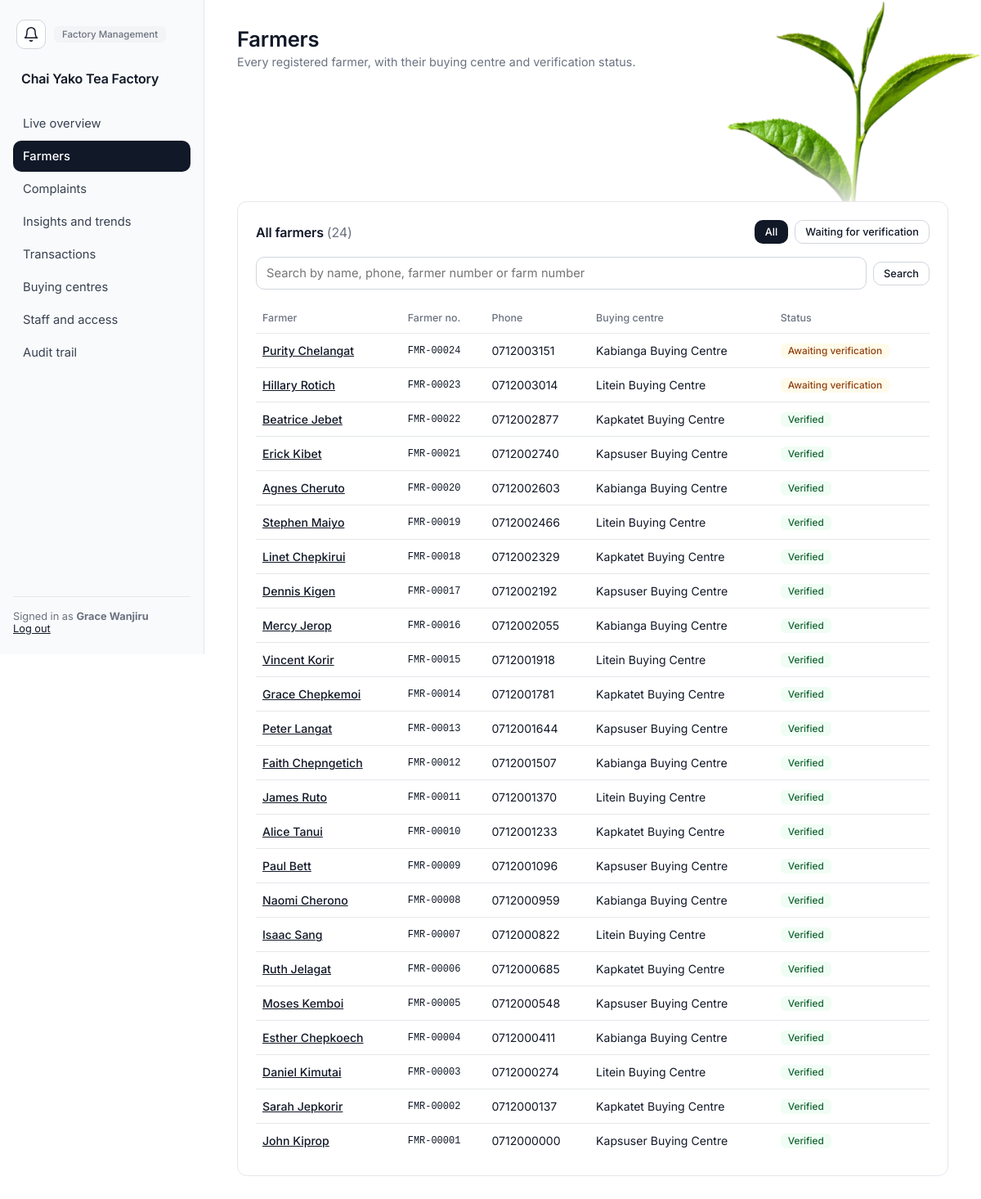
The page /farmers/ (signed in) on the database its author committed.
### app/models.py (models this page shows, shortened)
class Department(db.Model):
    __tablename__ = "departments"
    id = db.Column(db.Integer, primary_key=True)
    name = db.Column(db.String(100), unique=True, nullable=False)
    description = db.Column(db.String(255))
    status = db.Column(db.String(20), nullable=False, default="ACTIVE")
    created_at = db.Column(db.DateTime, nullable=False, default=utcnow)
    updated_at = db.Column(db.DateTime, nullable=False, default=utcnow, onupdate=utcnow)
    employees = db.relationship("Employee", back_populates="department")

class Employee(db.Model):
    __tablename__ = "employees"
    id = db.Column(db.Integer, primary_key=True)
    employee_number = db.Column(db.String(30), unique=True, nullable=False)
    first_name = db.Column(db.String(80), nullable=False)
    last_name = db.Column(db.String(80), nullable=False)
    phone = db.Column(db.String(30))
    email = db.Column(db.String(120))
    department_id = db.Column(db.Integer, db.ForeignKey("departments.id"), nullable=False, index=True)
    status = db.Column(db.String(20), nullable=False, default="ACTIVE")
    created_at = db.Column(db.DateTime, nullable=False, default=utcnow)
    updated_at = db.Column(db.DateTime, nullable=False, default=utcnow, onupdate=utcnow)
    department = db.relationship("Department", back_populates="employees")
    roles = db.relationship("Role", secondary=employee_roles, back_populates="employees")
    user = db.relationship("User", back_populates="employee", uselist=False)
    @property
    def full_name(self):
        return f"{self.first_name} {self.last_name}"

class Farmer(db.Model):
    __tablename__ = "farmers"
    id = db.Column(db.Integer, primary_key=True)
    farmer_number = db.Column(db.String(30), unique=True, nullable=False)
    first_name = db.Column(db.String(80), nullable=False)
    last_name = db.Column(db.String(80), nullable=False)
    phone = db.Column(db.String(30), unique=True, nullable=False)
    email = db.Column(db.String(120))
    identification_number = db.Column(db.String(30))
    address = db.Column(db.String(200))
    buying_centre_id = db.Column(db.Integer, db.ForeignKey("buying_centres.id"), nullable=False, index=True)
    status = db.Column(db.String(20), nullable=False, default="ACTIVE")
    registration_status = db.Column(db.String(30), nullable=False, default="PENDING_VERIFICATION")
    created_at = db.Column(db.DateTime, nullable=False, default=utcnow)
    updated_at = db.Column(db.DateTime, nullable=False, default=utcnow, onupdate=utcnow)
    buying_centre = db.relationship("BuyingCentre", back_populates="farmers")
    farms = db.relationship("Farm", back_populates="farmer", order_by="Farm.id")
    @property
    def full_name(self):
        return f"{self.first_name} {self.last_name}"

class BuyingCentre(db.Model):
    __tablename__ = "buying_centres"
    id = db.Column(db.Integer, primary_key=True)
    code = db.Column(db.String(10), unique=True, nullable=False)
    name = db.Column(db.String(120), nullable=False)
    location = db.Column(db.String(200))
    status = db.Column(db.String(20), nullable=False, default="ACTIVE")
    established_at = db.Column(db.Date)
    created_at = db.Column(db.DateTime, nullable=False, default=utcnow)
    updated_at = db.Column(db.DateTime, nullable=False, default=utcnow, onupdate=utcnow)
    farmers = db.relationship("Farmer", back_populates="buying_centre")
    scales = db.relationship("WeighingScale", back_populates="buying_centre")

### app/farmers.py (the view)
@farmers_bp.route("/")
@permission_required("VIEW_FARMER", "CREATE_FARMER")
def index():
    q = request.args.get("q", "").strip()
    status = request.args.get("status", "")
    query = _search(q)
    if status == "pending":
        query = query.filter(Farmer.registration_status == "PENDING_VERIFICATION")
    farmers = query.limit(100).all() if has_permission(current_user, "VIEW_FARMER") else []
    centres = BuyingCentre.query.filter_by(status="ACTIVE").order_by(BuyingCentre.name).all()
    return render_template("farmers/index.html", farmers=farmers, centres=centres, q=q, status=status)

### app/farmers.py (called while the page is built)
def _search(query_text):
    query = Farmer.query.outerjoin(Farm, Farm.farmer_id == Farmer.id)
    filters = []
    for term in rules.split_terms(query_text):
        like = f"%{term}%"
        filters.append(or_(
            Farmer.first_name.ilike(like), Farmer.last_name.ilike(like), Farmer.phone.ilike(like),
            Farmer.farmer_number.ilike(like), Farm.farm_number.ilike(like),
        ))
    if filters:
        query = query.filter(and_(*filters))
    return query.distinct().order_by(Farmer.created_at.desc())

### app/models.py (called while the page is built)
    @property
    def is_active(self):
        return self.status == "ACTIVE" and self.employee.status == "ACTIVE"

    @property
    def full_name(self):
        return self.employee.full_name

    @property
    def department(self):
        return self.employee.department

### app/navigation.py (called while the page is built)
def home_endpoint(user):
    for permission, endpoint in _HOME:
        if has_permission(user, permission):
            return endpoint
    return "notices.board"          # an account with no working role still gets somewhere

def nav_items(user):
    allowed = [(endpoint, label) for endpoint, label, rule in _NAV
               if rule(lambda name: has_permission(user, name))]
    home = home_endpoint(user)
    allowed.sort(key=lambda item: item[0] != home)      # stable: only the home item moves up
    return allowed

def home_url(user):
    return url_for(home_endpoint(user))

### app/permissions.py (called while the page is built)
def role_permission_names(user):
    cache = g.setdefault("_role_permissions", {})
    if user.id not in cache:
        cache[user.id] = {
            permission.name
            for role in user.employee.roles if role.status == "ACTIVE"
            for permission in role.permissions
        }
    return cache[user.id]

def active_delegations(user):
    cache = g.setdefault("_active_delegations", {})
    if user.id not in cache:
        now = utcnow()
        rows = Delegation.query.filter_by(delegate_employee_id=user.employee_id, status="ACTIVE").all()
        cache[user.id] = [
            d for d in rows
            if delegation_is_active(d.status, d.start_at, d.expires_at, d.withdrawn_at, now)
        ]
    return cache[user.id]

def permission_source(user, name):
    if user is None or not getattr(user, "is_authenticated", False):
        return None
    if name in role_permission_names(user):
        return ("role", None)
    for delegation in active_delegations(user):
        if delegation.permission.name == name:
            return ("delegation", delegation.id)
    return None

### app/templates/farmers/index.html (shortened to what this page needs)
{% extends "layout/base.html" %}
{% block content %}
<div class="topbar">
  <div class="greeting"><h1>Farmers</h1><p>Every registered farmer, with their buying centre and verification status.</p></div>
</div>
{% if can('VIEW_FARMER') %}
<div class="card">
  <div class="card-header">
    <h3>{% if status == 'pending' %}Waiting for verification{% else %}All farmers{% endif %} <span class="muted" style="font-weight:400;">({{ farmers|length }}{% if farmers|length == 100 %}+{% endif %})</span></h3>
    <div class="row">
      <a href="{{ url_for('farmers.index', q=q) }}" class="btn btn-sm {{ 'btn-outline' if status == 'pending' else 'btn-primary' }}">All</a>
      <a href="{{ url_for('farmers.index', q=q, status='pending') }}" class="btn btn-sm {{ 'btn-primary' if status == 'pending' else 'btn-outline' }}">Waiting for verification</a>
    </div>
  </div>
  <form method="GET" class="row" style="margin-bottom:16px;">
    <input type="text" name="q" value="{{ q }}" placeholder="Search by name, phone, farmer number or farm number" style="flex:1;">
    <button class="btn btn-outline btn-sm" type="submit">Search</button>
  </form>
  {% if farmers %}
  <div class="table-scroll">
    <table>
      <thead><tr><th>Farmer</th><th>Farmer no.</th><th>Phone</th><th>Buying centre</th><th>Status</th></tr></thead>
      <tbody>
        {% for f in farmers %}
        <tr>
          <td><a href="{{ url_for('farmers.detail', farmer_id=f.id) }}" style="font-weight:500; text-decoration:underline;">{{ f.full_name }}</a></td>
          <td class="mono">{{ f.farmer_number }}</td>
          <td>{{ f.phone }}</td>
          <td>{{ f.buying_centre.name }}</td>
          <td>
            {% if f.registration_status == 'VERIFIED' %}<span class="badge badge-good">Verified</span>
            {% elif f.registration_status == 'REJECTED' %}<span class="badge badge-damaged">Rejected</span>
            {% else %}<span class="badge badge-repair">Awaiting verification</span>{% endif %}
          </td>
        </tr>
        {% endfor %}
      </tbody>
    </table>
  </div>
  {% else %}
  <p class="empty-state">{% if q or status %}No farmers match.{% else %}No farmers registered yet.{% endif %}</p>
  {% endif %}
</div>
{% endif %}
{% endblock %}

### app/templates/layout/base.html (shortened to what this page needs)
<!DOCTYPE html>
<html lang="en">
<head>
<link rel="stylesheet" href="{{ url_for('static', filename='css/style.css') }}">
</head>
<body>
<div class="app-shell">
  <img class="leaf-corner" src="{{ url_for('static', filename='img/tea-leaf.png') }}" alt="" aria-hidden="true">
  <aside class="sidebar factory" id="sidebar">
    <div class="sidebar-top">
      <a href="{{ url_for('notices.board') }}" class="bell {% if request.endpoint and request.endpoint.startswith('notices.') %}active{% endif %}" aria-label="Notices" title="Notices"><svg viewBox="0 0 24 24" fill="none" stroke="currentColor" stroke-width="1.8" stroke-linecap="round" stroke-linejoin="round" aria-hidden="true"><path d="M18 8A6 6 0 0 0 6 8c0 7-3 9-3 9h18s-3-2-3-9"/><path d="M13.7 21a2 2 0 0 1-3.4 0"/></svg></a>
      <span class="role-badge">{{ current_user.department.name }}</span>
    </div>
    <div class="brand">{{ factory_name }}</div>
    <nav class="sidebar-links">
      {% for endpoint, label in nav_items %}
        <a href="{{ url_for(endpoint) }}" class="nav-link {% if request.endpoint and request.endpoint.startswith(endpoint) %}active{% endif %}">{{ label }}</a>
      {% endfor %}
    </nav>
    <div class="sidebar-footer">
      Signed in as <strong>{{ current_user.full_name }}</strong><br>
      <a href="{{ url_for('auth.logout') }}">Log out</a>
    </div>
  </aside>
  <main class="main-area">
    {% block content %}{% endblock %}
  </main>
</div>
</body>
</html>

### rows shown on the page
Department: department.name "Factory Management"
Employee: full_name "Grace Wanjiru"
Farmer: full_name "Purity Chelangat", farmer_number "FMR-00024", phone "0712003151", buying_centre.name "Kabianga Buying Centre", shows "Awaiting verification"
Farmer: full_name "Hillary Rotich", farmer_number "FMR-00023", phone "0712003014", buying_centre.name "Litein Buying Centre", shows "Awaiting verification"
Farmer: full_name "Beatrice Jebet", farmer_number "FMR-00022", phone "0712002877", buying_centre.name "Kapkatet Buying Centre", registration_status "Verified"
Farmer: full_name "Erick Kibet", farmer_number "FMR-00021", phone "0712002740", buying_centre.name "Kapsuser Buying Centre", registration_status "Verified"
Farmer: full_name "Agnes Cheruto", farmer_number "FMR-00020", phone "0712002603", buying_centre.name "Kabianga Buying Centre", registration_status "Verified"
Farmer: full_name "Stephen Maiyo", farmer_number "FMR-00019", phone "0712002466", buying_centre.name "Litein Buying Centre", registration_status "Verified"
Farmer: full_name "Linet Chepkirui", farmer_number "FMR-00018", phone "0712002329", buying_centre.name "Kapkatet Buying Centre", registration_status "Verified"
Farmer: full_name "Dennis Kigen", farmer_number "FMR-00017", phone "0712002192", buying_centre.name "Kapsuser Buying Centre", registration_status "Verified"
Farmer: full_name "Mercy Jerop", farmer_number "FMR-00016", phone "0712002055", buying_centre.name "Kabianga Buying Centre", registration_status "Verified"
Farmer: full_name "Vincent Korir", farmer_number "FMR-00015", phone "0712001918", buying_centre.name "Litein Buying Centre", registration_status "Verified"
Farmer: full_name "Grace Chepkemoi", farmer_number "FMR-00014", phone "0712001781", buying_centre.name "Kapkatet Buying Centre", registration_status "Verified"
Farmer: full_name "Peter Langat", farmer_number "FMR-00013", phone "0712001644", buying_centre.name "Kapsuser Buying Centre", registration_status "Verified"
Farmer: full_name "Faith Chepngetich", farmer_number "FMR-00012", phone "0712001507", buying_centre.name "Kabianga Buying Centre", registration_status "Verified"
Farmer: full_name "James Ruto", farmer_number "FMR-00011", phone "0712001370", buying_centre.name "Litein Buying Centre", registration_status "Verified"
Farmer: full_name "Alice Tanui", farmer_number "FMR-00010", phone "0712001233", buying_centre.name "Kapkatet Buying Centre", registration_status "Verified"
Farmer: full_name "Paul Bett", farmer_number "FMR-00009", phone "0712001096", buying_centre.name "Kapsuser Buying Centre", registration_status "Verified"
Farmer: full_name "Naomi Cherono", farmer_number "FMR-00008", phone "0712000959", buying_centre.name "Kabianga Buying Centre", registration_status "Verified"
Farmer: full_name "Isaac Sang", farmer_number "FMR-00007", phone "0712000822", buying_centre.name "Litein Buying Centre", registration_status "Verified"
Farmer: full_name "Ruth Jelagat", farmer_number "FMR-00006", phone "0712000685", buying_centre.name "Kapkatet Buying Centre", registration_status "Verified"
Farmer: full_name "Moses Kemboi", farmer_number "FMR-00005", phone "0712000548", buying_centre.name "Kapsuser Buying Centre", registration_status "Verified"
Farmer: full_name "Esther Chepkoech", farmer_number "FMR-00004", phone "0712000411", buying_centre.name "Kabianga Buying Centre", registration_status "Verified"
Farmer: full_name "Daniel Kimutai", farmer_number "FMR-00003", phone "0712000274", buying_centre.name "Litein Buying Centre", registration_status "Verified"
Farmer: full_name "Sarah Jepkorir", farmer_number "FMR-00002", phone "0712000137", buying_centre.name "Kapkatet Buying Centre", registration_status "Verified"
Farmer: full_name "John Kiprop", farmer_number "FMR-00001", phone "0712000000", buying_centre.name "Kapsuser Buying Centre", registration_status "Verified"

### other values the page prints
{{ factory_name }} "Chai Yako Tea Factory"
{{ label }} "Live overview" "Farmers" "Complaints" "Insights and trends" "Transactions" "Buying centres" "Staff and access" "Audit trail"
{{ farmers|length }} "24"
